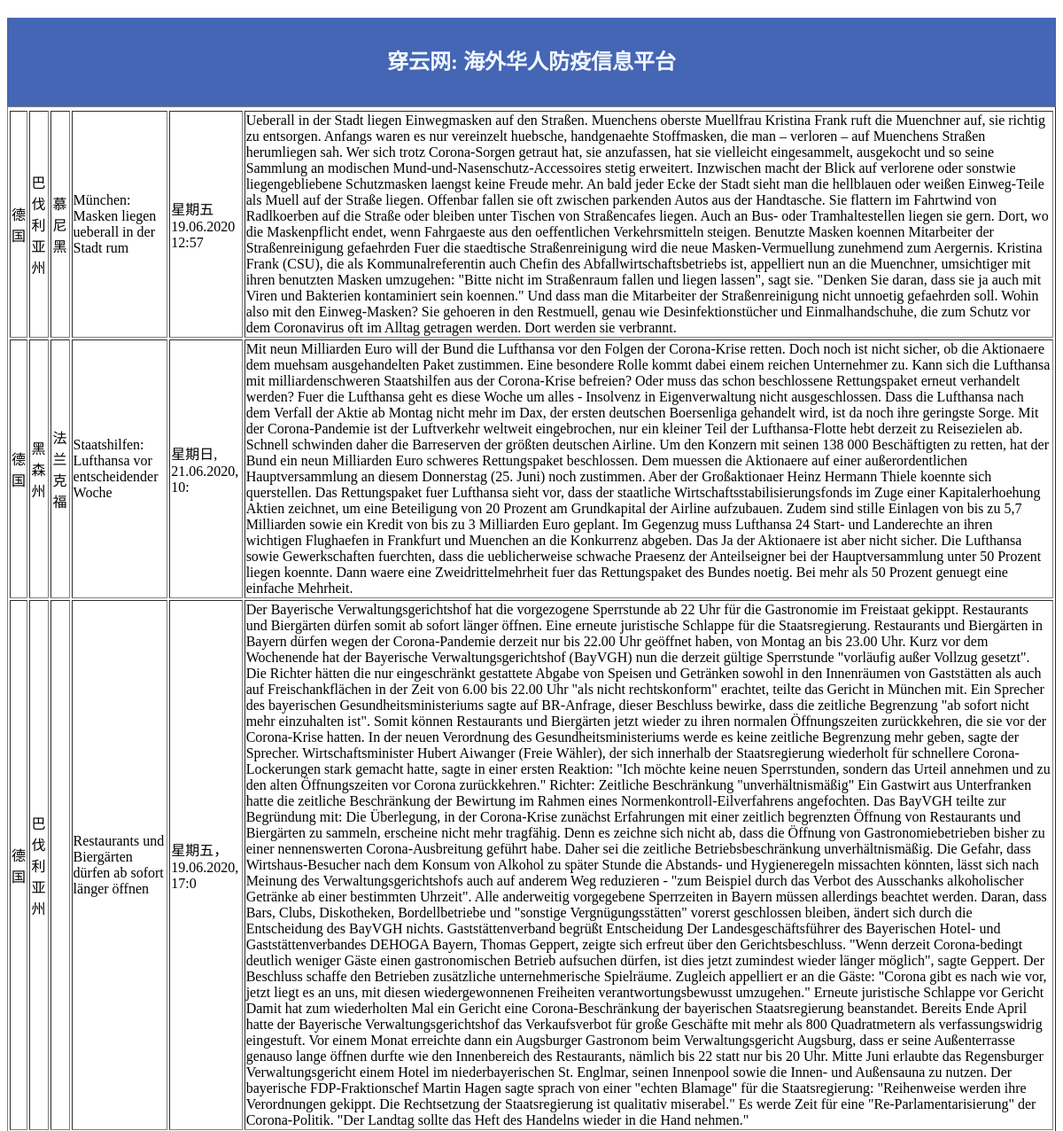
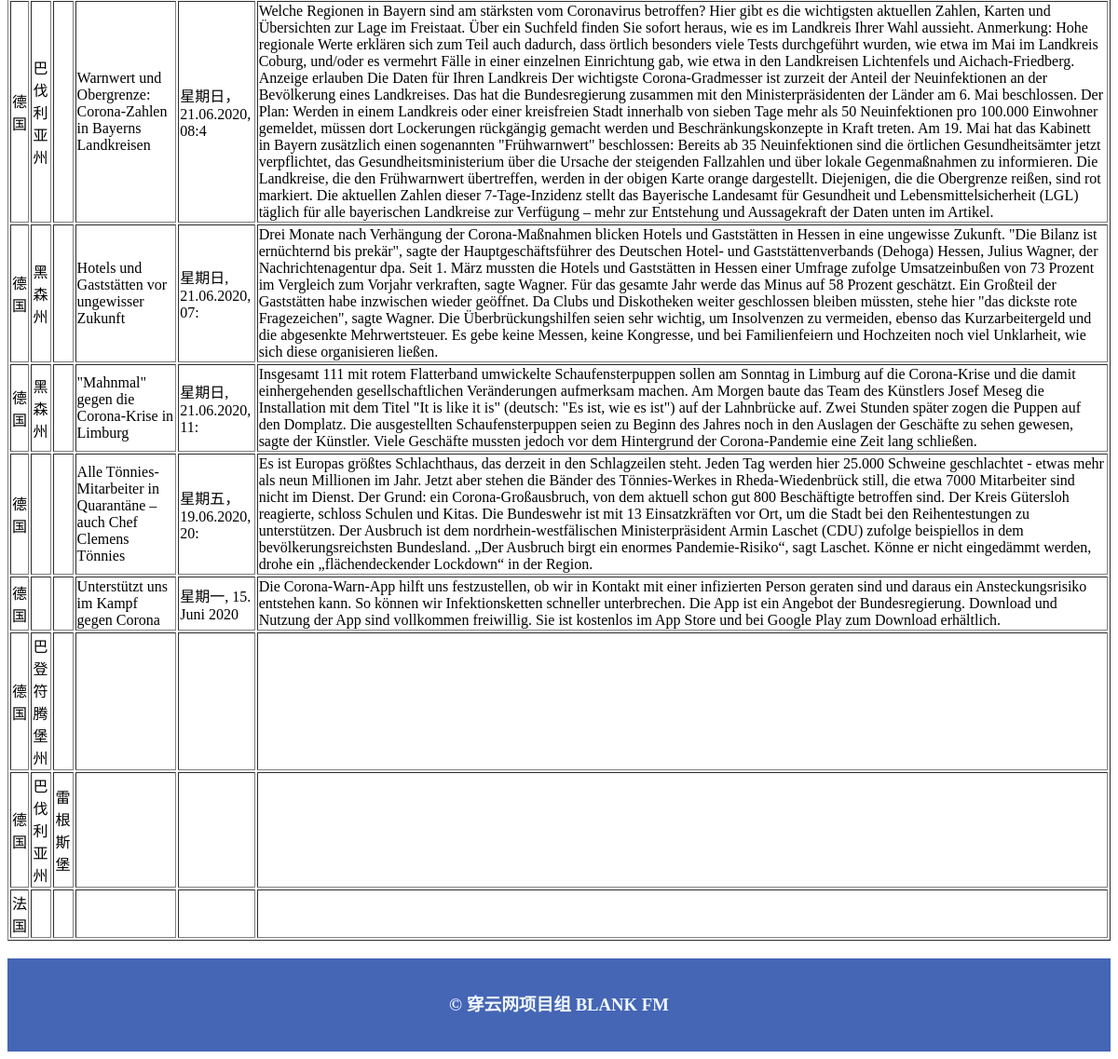
The app's page /tiaozhuan.php with its own data (2 pictures, top to bottom).
### tables this page shows
CREATE TABLE IF NOT EXISTS `germannews03` (
  `id` int(11) NOT NULL,
  `country` varchar(20) NOT NULL,
  `state` varchar(20) NOT NULL,
  `city` varchar(20) NOT NULL,
  `time` varchar(20) NOT NULL,
  `title` varchar(80) NOT NULL,
  `news` text NOT NULL,
  PRIMARY KEY (`id`)
);

### tiaozhuan.php (the view, shortened to what this page needs)
<!DOCTYPE html>
<html>
  <head>
    <link rel="stylesheet" href="styles.css">
  </head>
  <body>
    <header class="header">
      <h2>穿云网: 海外华人防疫信息平台</h2>
    </header>
<?php
include("config.php");
  $keywords = $_POST['keywords'];
  $sql = "select*from germannews03 where city like '%$keywords%' or country like '%$keywords%' or state   like '%$keywords%' ";
  $result = mysqli_query($con, $sql);
    echo"<table border='1'>
  <tr>
  </tr>";
  while ($row = mysqli_fetch_array($result)) {
    echo "<tr>";
    echo "<td>".$row['country']."</td>";
    echo "<td>".$row['state']."</td>";
    echo "<td>".$row['city']."</td>";
    echo "<td>".$row['title']."</td>";
    echo "<td>".$row['time']."</td>";
    echo "<td>".$row['news']."</td>";
    echo "</tr>";
  }
  echo "</table>";
?>
    <footer class="footer">
      <h3>&copy; 穿云网项目组 BLANK FM</h3>
    </footer>
  </body>
</html>

### styles.css (style rules this page uses)
.header { width: 100%; height: 100px; background-color: rgb(69, 101, 181); text-align: center; line-height: 100px; color: aliceblue; }
.footer { width: 100%; height: 100px; background-color: rgb(69, 101, 181); clear: both; text-align: center; line-height: 100px; color: aliceblue; }

### records on screen
germannews03: country "德国", state "巴伐利亚州", city "慕尼黑", title "München: Masken liegen ueberall in der Stadt rum", time "星期五19.06.2020 12:57", news "Ueberall in der Stadt liegen Einwegmasken auf den Straßen. Muenchens oberste Muellfrau Kristina Frank ruft die Muenchner auf, sie richtig zu entsorgen. Anfangs waren es nur vereinzelt huebsche, handgenaehte Stoffmasken, die man – verloren – auf Muenchens Straßen herumliegen sah. Wer sich trotz Corona-Sorgen getraut hat, sie anzufassen, hat sie vielleicht eingesammelt, ausgekocht und so seine Sammlung an modischen Mund-und-Nasenschutz-Accessoires stetig erweitert. Inzwischen macht der Blick auf verlorene oder sonstwie liegengebliebene Schutzmasken laengst keine Freude mehr. An bald jeder Ecke der Stadt sieht man die hellblauen oder weißen Einweg-Teile als Muell auf der Straße liegen.…"
germannews03: country "德国", state "黑森州", city "法兰克福", title "Staatshilfen: Lufthansa vor entscheidender Woche", time "星期日, 21.06.2020, 10:", news "Mit neun Milliarden Euro will der Bund die Lufthansa vor den Folgen der Corona-Krise retten. Doch noch ist nicht sicher, ob die Aktionaere dem muehsam ausgehandelten Paket zustimmen. Eine besondere Rolle kommt dabei einem reichen Unternehmer zu. Kann sich die Lufthansa mit milliardenschweren Staatshilfen aus der Corona-Krise befreien? Oder muss das schon beschlossene Rettungspaket erneut verhandelt werden? Fuer die Lufthansa geht es diese Woche um alles - Insolvenz in Eigenverwaltung nicht ausgeschlossen. Dass die Lufthansa nach dem Verfall der Aktie ab Montag nicht mehr im Dax, der ersten deutschen Boersenliga gehandelt wird, ist da noch ihre geringste Sorge. Mit der Corona-Pandemie ist…"
germannews03: country "德国", state "巴伐利亚州", title "Restaurants und Biergärten dürfen ab sofort länger öffnen", time "星期五，19.06.2020, 17:0", news "Der Bayerische Verwaltungsgerichtshof hat die vorgezogene Sperrstunde ab 22 Uhr für die Gastronomie im Freistaat gekippt. Restaurants und Biergärten dürfen somit ab sofort länger öffnen. Eine erneute juristische Schlappe für die Staatsregierung. Restaurants und Biergärten in Bayern dürfen wegen der Corona-Pandemie derzeit nur bis 22.00 Uhr geöffnet haben, von Montag an bis 23.00 Uhr. Kurz vor dem Wochenende hat der Bayerische Verwaltungsgerichtshof (BayVGH) nun die derzeit gültige Sperrstunde \"vorläufig außer Vollzug gesetzt\". Die Richter hätten die nur eingeschränkt gestattete Abgabe von Speisen und Getränken sowohl in den Innenräumen von Gaststätten als auch auf Freischankflächen in der…"
germannews03: country "德国", state "巴伐利亚州", title "Warnwert und Obergrenze: Corona-Zahlen in Bayerns Landkreisen", time "星期日，21.06.2020, 08:4", news "Welche Regionen in Bayern sind am stärksten vom Coronavirus betroffen? Hier gibt es die wichtigsten aktuellen Zahlen, Karten und Übersichten zur Lage im Freistaat. Über ein Suchfeld finden Sie sofort heraus, wie es im Landkreis Ihrer Wahl aussieht. Anmerkung: Hohe regionale Werte erklären sich zum Teil auch dadurch, dass örtlich besonders viele Tests durchgeführt wurden, wie etwa im Mai im Landkreis Coburg, und/oder es vermehrt Fälle in einer einzelnen Einrichtung gab, wie etwa in den Landkreisen Lichtenfels und Aichach-Friedberg. Anzeige erlauben Die Daten für Ihren Landkreis Der wichtigste Corona-Gradmesser ist zurzeit der Anteil der Neuinfektionen an der Bevölkerung eines Landkreises.…"
germannews03: country "德国", state "黑森州", title "Hotels und Gaststätten vor ungewisser Zukunft", time "星期日, 21.06.2020, 07:", news "Drei Monate nach Verhängung der Corona-Maßnahmen blicken Hotels und Gaststätten in Hessen in eine ungewisse Zukunft. \"Die Bilanz ist ernüchternd bis prekär\", sagte der Hauptgeschäftsführer des Deutschen Hotel- und Gaststättenverbands (Dehoga) Hessen, Julius Wagner, der Nachrichtenagentur dpa. Seit 1. März mussten die Hotels und Gaststätten in Hessen einer Umfrage zufolge Umsatzeinbußen von 73 Prozent im Vergleich zum Vorjahr verkraften, sagte Wagner. Für das gesamte Jahr werde das Minus auf 58 Prozent geschätzt. Ein Großteil der Gaststätten habe inzwischen wieder geöffnet. Da Clubs und Diskotheken weiter geschlossen bleiben müssten, stehe hier \"das dickste rote Fragezeichen\", sagte Wagner.…"
germannews03: country "德国", state "黑森州", title "\"Mahnmal\" gegen die Corona-Krise in Limburg", time "星期日, 21.06.2020, 11:", news "Insgesamt 111 mit rotem Flatterband umwickelte Schaufensterpuppen sollen am Sonntag in Limburg auf die Corona-Krise und die damit einhergehenden gesellschaftlichen Veränderungen aufmerksam machen. Am Morgen baute das Team des Künstlers Josef Meseg die Installation mit dem Titel \"It is like it is\" (deutsch: \"Es ist, wie es ist\") auf der Lahnbrücke auf. Zwei Stunden später zogen die Puppen auf den Domplatz. Die ausgestellten Schaufensterpuppen seien zu Beginn des Jahres noch in den Auslagen der Geschäfte zu sehen gewesen, sagte der Künstler. Viele Geschäfte mussten jedoch vor dem Hintergrund der Corona-Pandemie eine Zeit lang schließen."
germannews03: country "德国", title "Alle Tönnies-Mitarbeiter in Quarantäne – auch Chef Clemens Tönnies", time "星期五，19.06.2020, 20:", news "Es ist Europas größtes Schlachthaus, das derzeit in den Schlagzeilen steht. Jeden Tag werden hier 25.000 Schweine geschlachtet - etwas mehr als neun Millionen im Jahr. Jetzt aber stehen die Bänder des Tönnies-Werkes in Rheda-Wiedenbrück still, die etwa 7000 Mitarbeiter sind nicht im Dienst. Der Grund: ein Corona-Großausbruch, von dem aktuell schon gut 800 Beschäftigte betroffen sind. Der Kreis Gütersloh reagierte, schloss Schulen und Kitas. Die Bundeswehr ist mit 13 Einsatzkräften vor Ort, um die Stadt bei den Reihentestungen zu unterstützen. Der Ausbruch ist dem nordrhein-westfälischen Ministerpräsident Armin Laschet (CDU) zufolge beispiellos in dem bevölkerungsreichsten Bundesland. „Der…"
germannews03: country "德国", title "Unterstützt uns im Kampf gegen Corona", time "星期一, 15. Juni 2020", news "Die Corona-Warn-App hilft uns festzustellen, ob wir in Kontakt mit einer infizierten Person geraten sind und daraus ein Ansteckungsrisiko entstehen kann. So können wir Infektionsketten schneller unterbrechen. Die App ist ein Angebot der Bundesregierung. Download und Nutzung der App sind vollkommen freiwillig. Sie ist kostenlos im App Store und bei Google Play zum Download erhältlich."
germannews03: country "德国", state "巴登符腾堡州"
germannews03: country "德国", state "巴伐利亚州", city "雷根斯堡"
germannews03: country "法国"
